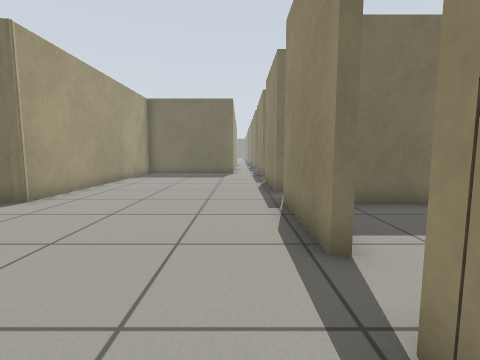
View 1 (above)

24 first-person views from a walk through a robot-simulator world made for Gazebo. The camera is 0.72 m above the floor, tilts 6° down and sees 85° across. The floor is counted in squares, 0.5 m on a side. Each view is taken from the middle of a square. On the plan, view 1 faces up. The plan holds only what a view shows up to about 13 squares ahead; the rest is blank. The place goes on beyond the plan.

View 2
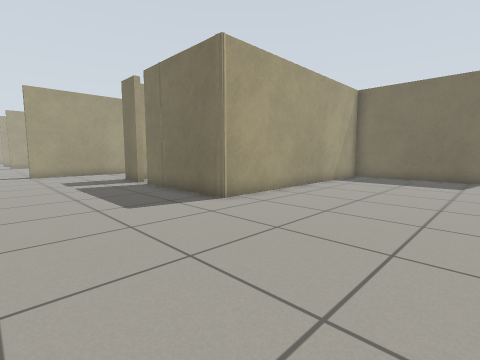

View 3
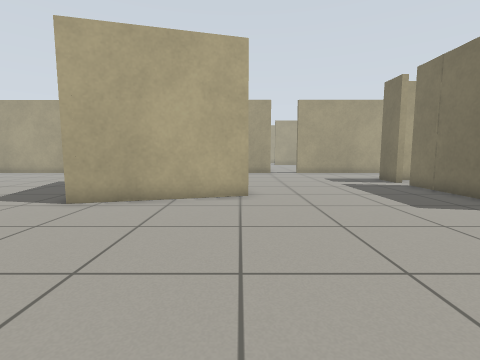

View 4
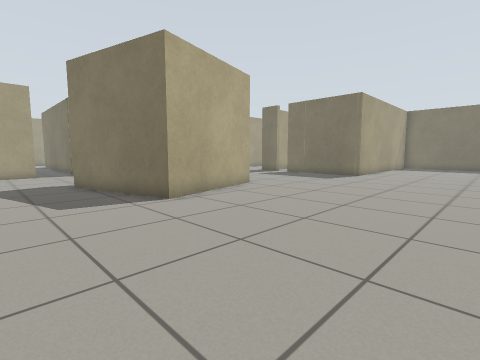

View 5
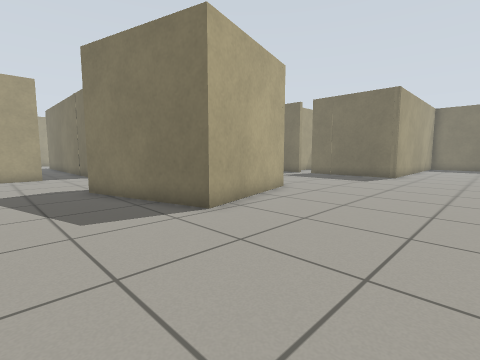

View 6
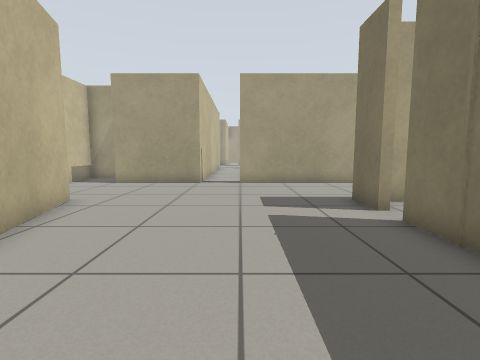

View 7
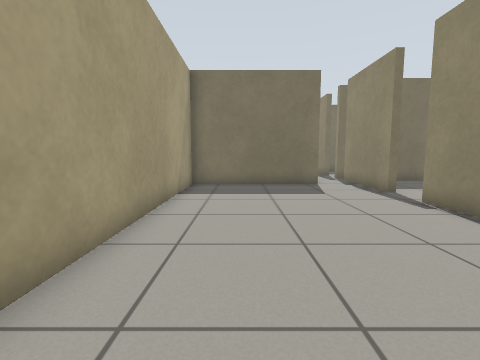

View 8
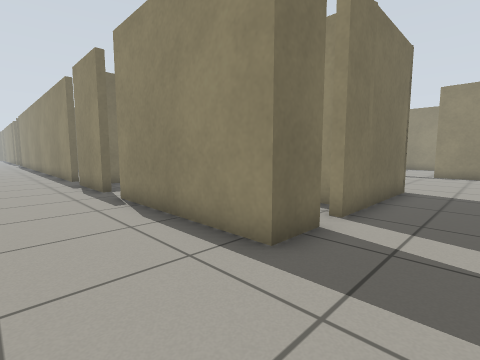

View 9
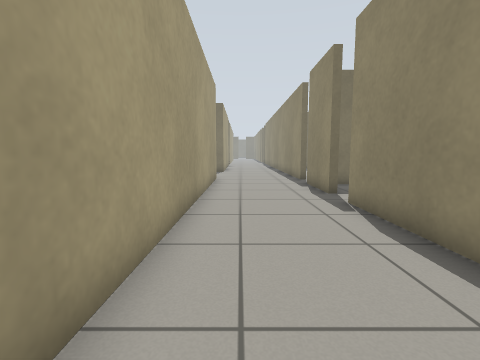

View 10
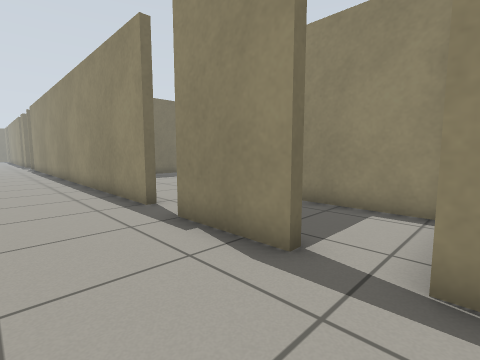

View 11
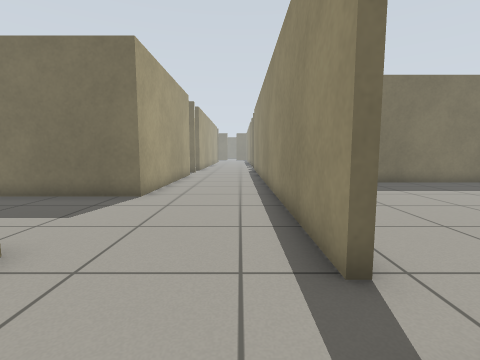

View 12
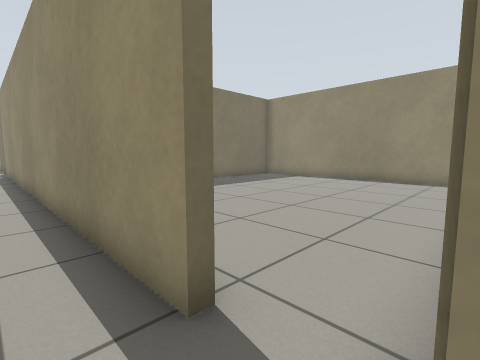

View 13
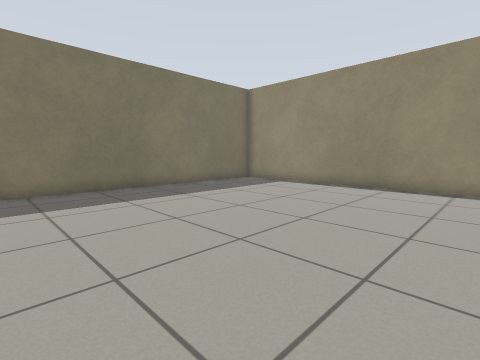

View 14
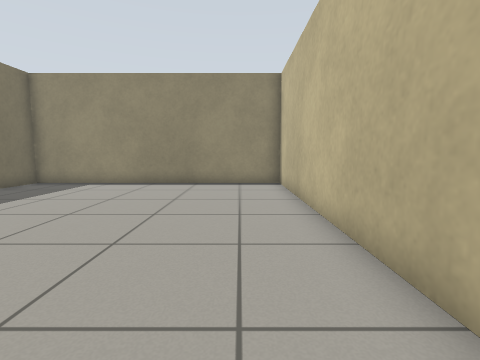

View 15
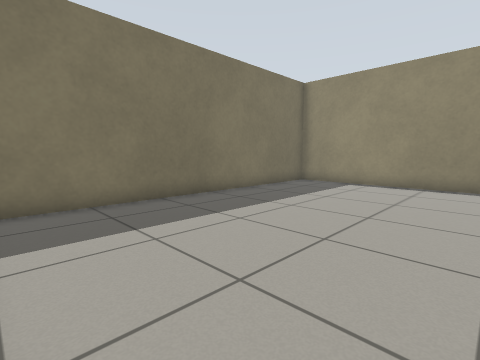

View 16
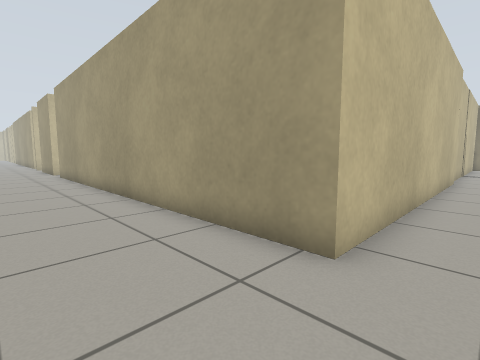

View 17
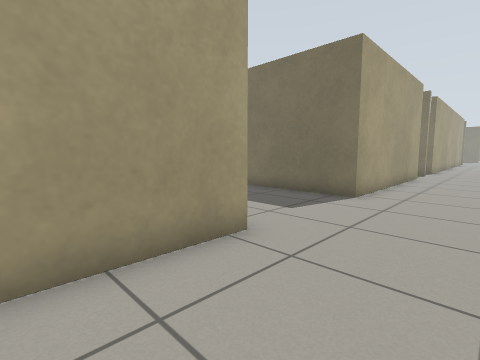

View 18
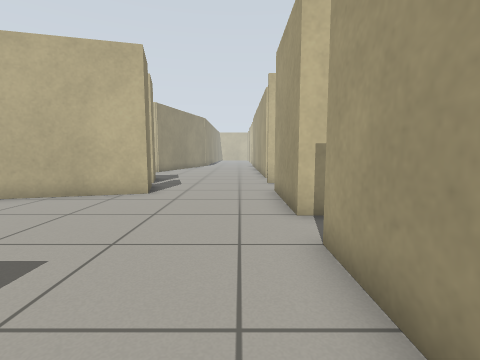

View 19
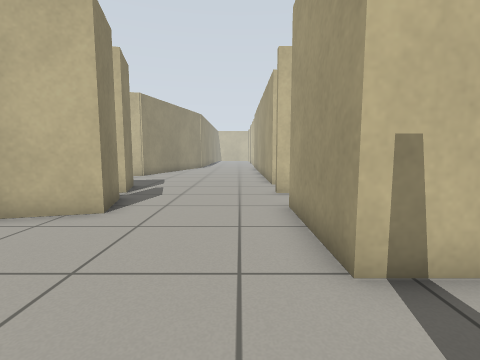

View 20
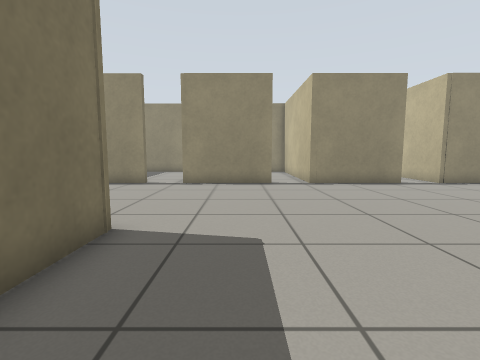

View 21
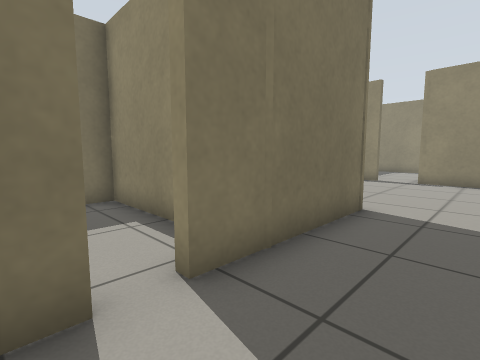

View 22
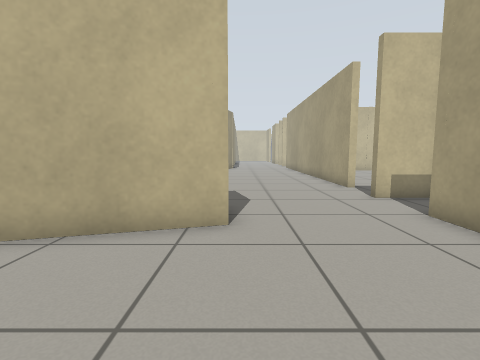

View 23
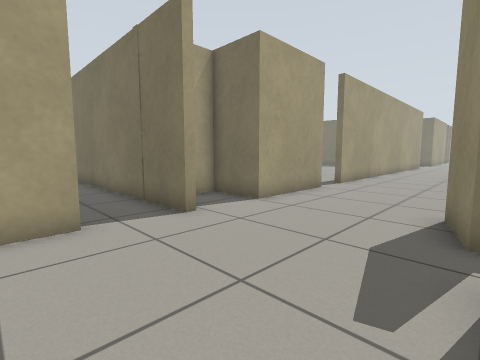

View 24
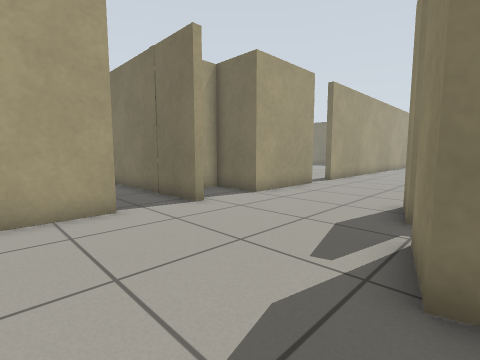

### Floor plan
Ten units are one square. View 1 is at (0, 0); x grows to the right and y downward. Boxes are objects, and circles mark ways between rooms. Rooms are numbered by the first view taken in them; rooms with no view inside come last. Other rooms are left out.
<svg viewBox="-240 -320 290 418">
<path fill="none" stroke="#000" d="M-86 -3 -72 49 -124 63 -126 54M-124 -74 -139 -74 -139 -135M-138 11 -96 0M13 -35 13 -77M13 26 13 -17 24 -17M13 -94 13 -136M-183 -21 -183 4M45 -72 31 -72M13 63 13 44 24 44M-139 -151 -139 -182M-183 66 -183 93M18 -154 13 -154 13 -190M-4 -178 -62 -178 -62 -75 -63 -74 -115 -74M-183 -195 -183 -40M-111 -181 -8 -181 -8 -295 -128 -295M-134 -198 -139 -198M-139 -198 -139 -315M-235 -205 -183 -205 -183 -195M-183 -315 -183 -255 -230 -255M-132 31 -138 11M-183 4 -183 19 -205 19 -205 28M-126 54 -129 42M-201 42 -183 42 -183 45M-135 -151 -139 -151M-102 -139 -102 -172M-120 -178 -127 -178M-136 -89 -136 -84M-102 -82 -102 -131 -110 -131"/>
<circle cx="-140" cy="-190" r="3" fill="#2a7"/>
<circle cx="-160" cy="-200" r="3" fill="#2a7"/>
<circle cx="-160" cy="15" r="3" fill="#2a7"/>
<circle cx="-160" cy="45" r="3" fill="#2a7"/>
<circle cx="-140" cy="-145" r="3" fill="#2a7"/>
<circle cx="-120" cy="-75" r="3" fill="#2a7"/>
<text x="-70" y="-30">1</text>
<text x="-80" y="-240">2</text>
<text x="-180" y="-240">3</text>
<text x="-160" y="30">4</text>
<text x="-120" y="-150">5</text>
<text x="-120" y="-100">6</text>
</svg>
Room 1 opens to room 2. Room 1 opens to room 3. Room 1 opens to room 4. Room 1 opens to room 5. Room 1 opens to room 6.

Where each view was taken, in squares from view 1:
view 1: 0 up, 0 right, facing up
view 2: 2 up, 0 right, facing up-left
view 3: 0 up, 0 right, facing left
view 4: 9 down, 0 right, facing up-left
view 5: 9 down, 2 left, facing up-left
view 6: 4 up, 6 left, facing left
view 7: 6 up, 4 left, facing up
view 8: 5 up, 17 left, facing up-right
view 9: 6 up, 17 left, facing up
view 10: 13 up, 17 left, facing up-right
view 11: 17 up, 15 left, facing up
view 12: 18 up, 15 left, facing up-right
view 13: 19 up, 12 left, facing up-right
view 14: 20 up, 13 left, facing right
view 15: 22 up, 13 left, facing up-right
view 16: 22 up, 15 left, facing down-left
view 17: 17 up, 15 left, facing up-left
view 18: 8 up, 17 left, facing down
view 19: 5 up, 17 left, facing down
view 20: 5 up, 11 left, facing right
view 21: 5 up, 13 left, facing up-right
view 22: 4 up, 14 left, facing down
view 23: 8 down, 13 left, facing up-left
view 24: 9 down, 12 left, facing up-left
